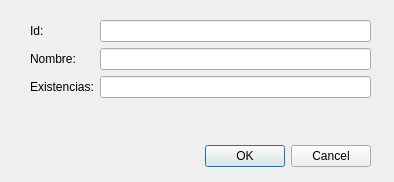
<?xml version="1.0" encoding="UTF-8"?>
<ui version="4.0">
 <class>FormProducto</class>
 <widget class="QDialog" name="FormProducto">
  <property name="geometry">
   <rect>
    <x>0</x>
    <y>0</y>
    <width>394</width>
    <height>182</height>
   </rect>
  </property>
  <property name="windowTitle">
   <string>Dialog</string>
  </property>
  <widget class="QDialogButtonBox" name="buttonBox">
   <property name="geometry">
    <rect>
     <x>30</x>
     <y>140</y>
     <width>341</width>
     <height>32</height>
    </rect>
   </property>
   <property name="orientation">
    <enum>Qt::Horizontal</enum>
   </property>
   <property name="standardButtons">
    <set>QDialogButtonBox::Cancel|QDialogButtonBox::Ok</set>
   </property>
  </widget>
  <widget class="QWidget" name="formLayoutWidget">
   <property name="geometry">
    <rect>
     <x>30</x>
     <y>20</y>
     <width>341</width>
     <height>111</height>
    </rect>
   </property>
   <layout class="QFormLayout" name="formLayout">
    <item row="0" column="0">
     <widget class="QLabel" name="label">
      <property name="text">
       <string>Id:</string>
      </property>
     </widget>
    </item>
    <item row="0" column="1">
     <widget class="QLineEdit" name="lineEditId"/>
    </item>
    <item row="1" column="0">
     <widget class="QLabel" name="label_2">
      <property name="text">
       <string>Nombre:</string>
      </property>
     </widget>
    </item>
    <item row="1" column="1">
     <widget class="QLineEdit" name="lineEditNombreProducto"/>
    </item>
    <item row="2" column="0">
     <widget class="QLabel" name="label_3">
      <property name="text">
       <string>Existencias:</string>
      </property>
     </widget>
    </item>
    <item row="2" column="1">
     <widget class="QLineEdit" name="lineEditExistencias"/>
    </item>
   </layout>
  </widget>
 </widget>
 <resources/>
 <connections>
  <connection>
   <sender>buttonBox</sender>
   <signal>accepted()</signal>
   <receiver>FormProducto</receiver>
   <slot>accept()</slot>
   <hints>
    <hint type="sourcelabel">
     <x>248</x>
     <y>254</y>
    </hint>
    <hint type="destinationlabel">
     <x>157</x>
     <y>274</y>
    </hint>
   </hints>
  </connection>
  <connection>
   <sender>buttonBox</sender>
   <signal>rejected()</signal>
   <receiver>FormProducto</receiver>
   <slot>reject()</slot>
   <hints>
    <hint type="sourcelabel">
     <x>316</x>
     <y>260</y>
    </hint>
    <hint type="destinationlabel">
     <x>286</x>
     <y>274</y>
    </hint>
   </hints>
  </connection>
 </connections>
</ui>
